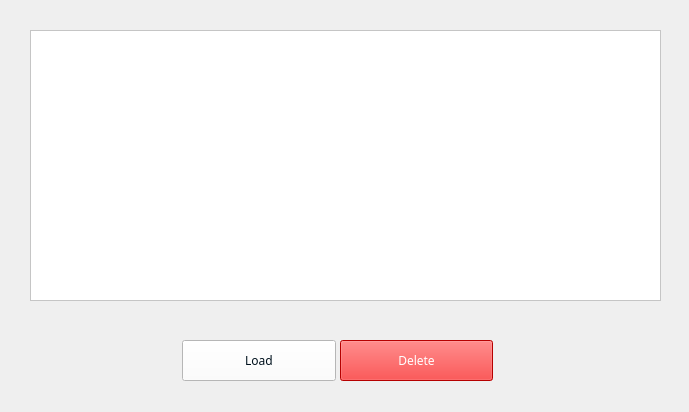
<?xml version="1.0" encoding="UTF-8"?>
<ui version="4.0">
 <class>AdminAllUsers</class>
 <widget class="QWidget" name="AdminAllUsers">
  <property name="geometry">
   <rect>
    <x>0</x>
    <y>0</y>
    <width>689</width>
    <height>412</height>
   </rect>
  </property>
  <property name="windowTitle">
   <string>Admin - All Users</string>
  </property>
  <widget class="QTableView" name="all_users_table">
   <property name="geometry">
    <rect>
     <x>30</x>
     <y>30</y>
     <width>631</width>
     <height>271</height>
    </rect>
   </property>
   <property name="styleSheet">
    <string notr="true">background-color:white;</string>
   </property>
  </widget>
  <widget class="QPushButton" name="LoadTableBtn">
   <property name="geometry">
    <rect>
     <x>182</x>
     <y>340</y>
     <width>154</width>
     <height>41</height>
    </rect>
   </property>
   <property name="font">
    <font>
     <family>Poppins</family>
    </font>
   </property>
   <property name="cursor">
    <cursorShape>PointingHandCursor</cursorShape>
   </property>
   <property name="styleSheet">
    <string notr="true">background-color: white;
color: #00111d;</string>
   </property>
   <property name="text">
    <string>Load</string>
   </property>
  </widget>
  <widget class="QPushButton" name="deleteBtn">
   <property name="geometry">
    <rect>
     <x>340</x>
     <y>340</y>
     <width>153</width>
     <height>41</height>
    </rect>
   </property>
   <property name="font">
    <font>
     <family>Poppins</family>
    </font>
   </property>
   <property name="cursor">
    <cursorShape>PointingHandCursor</cursorShape>
   </property>
   <property name="styleSheet">
    <string notr="true">background-color:red;
color: white</string>
   </property>
   <property name="text">
    <string>Delete</string>
   </property>
  </widget>
  <widget class="QPushButton" name="pushButton">
   <property name="geometry">
    <rect>
     <x>770</x>
     <y>720</y>
     <width>91</width>
     <height>41</height>
    </rect>
   </property>
   <property name="styleSheet">
    <string notr="true">background-color: black;
color:white;</string>
   </property>
   <property name="text">
    <string>System Users</string>
   </property>
  </widget>
 </widget>
 <resources/>
 <connections/>
</ui>
